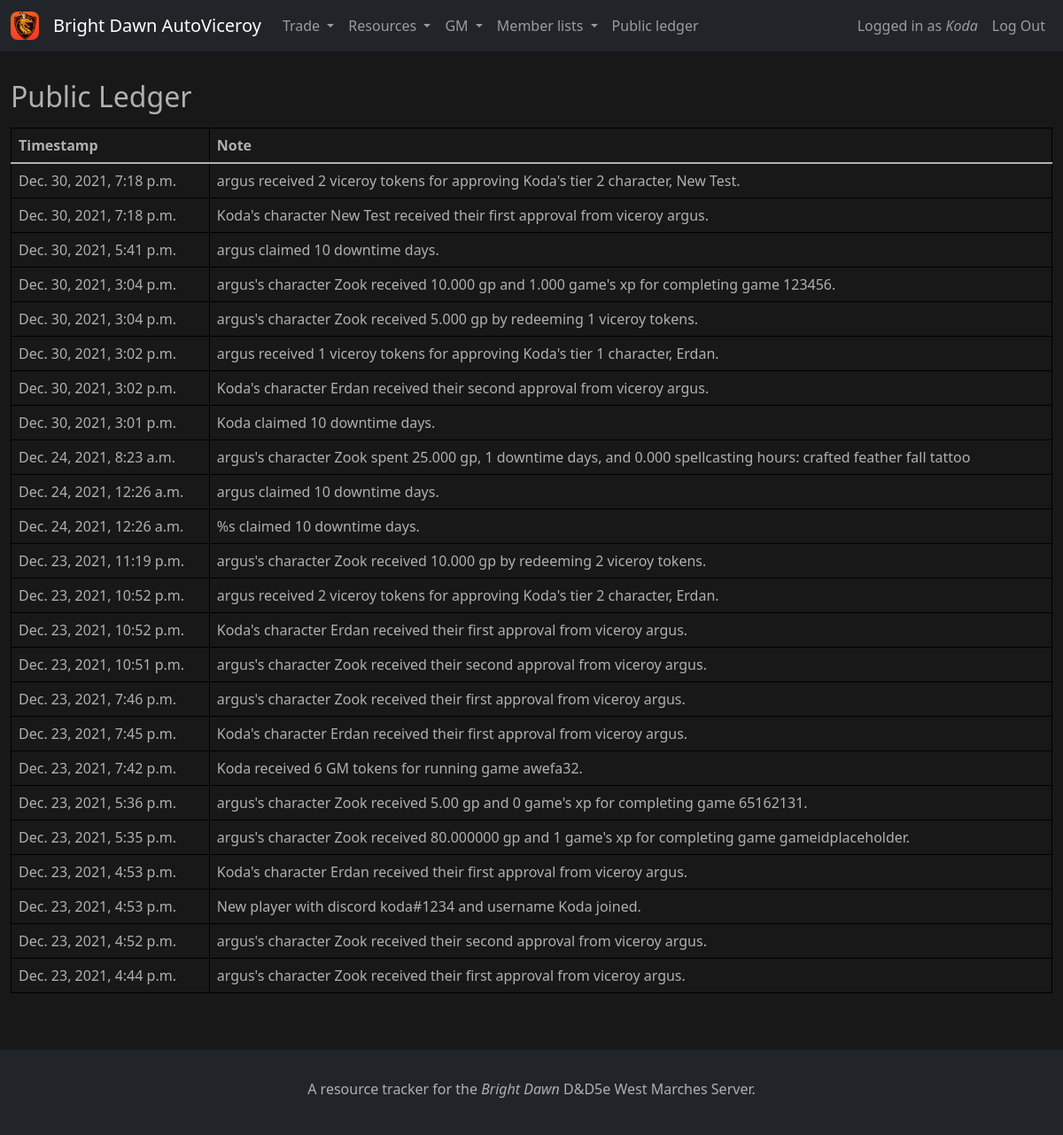
Screenshot of /resource_tracker/ledger/ (signed in) with the database file from the repository.
### resource_tracker/models.py (models this page shows, shortened)
class LedgerLog(models.Model):
    created = models.DateTimeField(auto_now_add=True)
    note = models.CharField(max_length=500)

### resource_tracker/views.py (the view)
# urls.py: path('ledger/', views.ledger, name='ledger'),
def ledger(request):
    if not request.user.is_authenticated:
        raise PermissionDenied()
    context = alwaysContext(request)
    context["logs"] = LedgerLog.objects.all().order_by("-created")
    return render(request, "ledger.html", context)

### brightdawn/views.py (called while the page is built)
def lastSundayMidnight():
    today = datetime.date.today()
    idx = (today.weekday() + 1) % 7
    last_sunday = today - datetime.timedelta(idx)
    last_sunday = datetime.datetime.combine(last_sunday, datetime.datetime.min.time())
    last_sunday = pytz.timezone("US/Eastern").localize(last_sunday)
    return last_sunday

def alwaysContext(request):
    user_player = Player.objects.get(user=request.user)
    if user_player.last_spellcaster_claim < lastSundayMidnight():
        user_player.spellcaster_hours = 24
        user_player.last_spellcaster_claim = datetime.datetime.now()
        user_player.save()
    return {
        "user_player" : user_player
    }

### resource_tracker/templates/ledger.html (shortened to what this page needs)
{% extends "base.html" %}
{% block page_title %}
Public Ledger
{% endblock %}
{% block body %}
<table class="table">
    <thead>
        <tr>
            <th>Timestamp</th>
            <th>Note</th>
        </tr>
    </thead>
    <tbody>
        {% for log in logs %}
        <tr>
            <td>{{log.created}}</td>
            <td>{{log.note}}</td>
        </tr>
        {% endfor %}
    </tbody>
</table>
{% endblock %}

### templates/base.html (shortened to what this page needs)
{% load static %}
<html>
    <link rel="stylesheet" href="https://cdn.jsdelivr.net/npm/bootstrap@5.1.3/dist/css/bootstrap.min.css">
    <link rel="stylesheet" href="https://pro.fontawesome.com/releases/v5.10.0/css/all.css">
    <link rel="stylesheet" href="{% static 'main.css' %}">
<body>
    <nav class="navbar navbar-expand-lg navbar-dark bg-dark mb-3">
        <div class="container container-fluid">
            <a class="navbar-brand d-flex flex-row align-items-center" href="{% url 'home' %}">
                <img src="{% static 'img/logo.png' %}" style="width: 2rem; border-radius: 25%;">
                <span class="ms-3">Bright Dawn AutoViceroy</span>
            </a>
            <div class="collapse navbar-collapse" id="navbarNav">
                <ul class="navbar-nav d-flex" style="flex: 2 2 auto">
                    {% if user.is_authenticated %}
                    <li class="nav-item dropdown">
                        <a class="nav-link dropdown-toggle" href="#" id="navbarDropdownTrade" role="button" data-bs-toggle="dropdown" aria-expanded="false">
                            Trade
                        </a>
                    </li>
                    <li class="nav-item dropdown">
                        <a class="nav-link dropdown-toggle" href="#" id="navbarDropdownClaim" role="button" data-bs-toggle="dropdown" aria-expanded="false">
                            Resources
                        </a>
                    </li>
                    {% if user_player.isGM %}
                    <li class="nav-item dropdown">
                        <a class="nav-link dropdown-toggle" href="#" id="navbarDropdownGM" role="button" data-bs-toggle="dropdown" aria-expanded="false">
                            GM
                        </a>
                    </li>
                    {% endif %}
                    {% if user_player.isGM or user_player.isViceroy %}
                    <li class="nav-item dropdown">
                        <a class="nav-link dropdown-toggle" href="#" id="navbarDropdownLists" role="button" data-bs-toggle="dropdown" aria-expanded="false">
                            Member lists
                        </a>
                    </li>
                    {% endif %}
                    <li class="nav-item"><a class="nav-link" href="{% url 'resource_tracker:ledger' %}">Public ledger</a></li>
                    <div class="d-flex flex-sm-row flex-column" style="flex: 2 2 auto; justify-content: flex-end;">
                        <li class="nav-item"><a class="nav-link" href="{% url 'resource_tracker:my_account' %}">Logged in as <i>{{user.username}}</i></a></li>
                        <a class="nav-link" href="{% url 'authentication:logout' %}">Log Out</a>
                        {% else %}
                        <li class="nav-item"><a class="nav-link" href="{% url 'authentication:login' %}">Log In</a></li>
                        {% endif %}
                    </div>
                </ul>
            </div>
        </div>
    </nav>
    <div class="content">
        <div class="container">
            <h2 class="mt-3 mb-3">{% block page_title %}{% endblock %}</h2>
            {% block body %}
            {% endblock %}
        </div>
    </div>
    <div id="footer" class="bg-dark mt-5">
        <div class="container" style="text-align: center;">
            <div class="mb-2">A resource tracker for the <i>Bright Dawn</i> D&D5e West Marches Server.</div>
        </div>
    </div>
</body>
</html>

### static/main.css (style rules this page uses)
:root { --superdarkgray: #181818; --offwhite: #b0b0b0; }
table { color: var(--offwhite) !important; }
table th, table td { border: black 1px solid; border-collapse: collapse; padding: 0 10px; text-align: left; }
body { background-color: var(--superdarkgray); color: var(--offwhite); display: flex; flex-direction: column; height: 100%; }
.container { max-width: 80rem; }
.content { flex: 2 2 auto; }
#footer { padding: 2rem 0; }

### rows the page displays
LedgerLog: created "Dec. 30, 2021, 7:18 p.m.", note "argus received 2 viceroy tokens for approving Koda's tier 2 character, New Test."
LedgerLog: created "Dec. 30, 2021, 7:18 p.m.", note "Koda's character New Test received their first approval from viceroy argus."
LedgerLog: created "Dec. 30, 2021, 5:41 p.m.", note "argus claimed 10 downtime days."
LedgerLog: created "Dec. 30, 2021, 3:04 p.m.", note "argus's character Zook received 10.000 gp and 1.000 game's xp for completing game 123456."
LedgerLog: created "Dec. 30, 2021, 3:04 p.m.", note "argus's character Zook received 5.000 gp by redeeming 1 viceroy tokens."
LedgerLog: created "Dec. 30, 2021, 3:02 p.m.", note "argus received 1 viceroy tokens for approving Koda's tier 1 character, Erdan."
LedgerLog: created "Dec. 30, 2021, 3:02 p.m.", note "Koda's character Erdan received their second approval from viceroy argus."
LedgerLog: created "Dec. 30, 2021, 3:01 p.m.", note "Koda claimed 10 downtime days."
LedgerLog: created "Dec. 24, 2021, 8:23 a.m.", note "argus's character Zook spent 25.000 gp, 1 downtime days, and 0.000 spellcasting hours: crafted feather fall tattoo"
LedgerLog: created "Dec. 24, 2021, 12:26 a.m.", note "argus claimed 10 downtime days."
LedgerLog: created "Dec. 24, 2021, 12:26 a.m.", note "%s claimed 10 downtime days."
LedgerLog: created "Dec. 23, 2021, 11:19 p.m.", note "argus's character Zook received 10.000 gp by redeeming 2 viceroy tokens."
LedgerLog: created "Dec. 23, 2021, 10:52 p.m.", note "argus received 2 viceroy tokens for approving Koda's tier 2 character, Erdan."
LedgerLog: created "Dec. 23, 2021, 10:52 p.m.", note "Koda's character Erdan received their first approval from viceroy argus."
LedgerLog: created "Dec. 23, 2021, 10:51 p.m.", note "argus's character Zook received their second approval from viceroy argus."
LedgerLog: created "Dec. 23, 2021, 7:46 p.m.", note "argus's character Zook received their first approval from viceroy argus."
LedgerLog: created "Dec. 23, 2021, 7:45 p.m.", note "Koda's character Erdan received their first approval from viceroy argus."
LedgerLog: created "Dec. 23, 2021, 7:42 p.m.", note "Koda received 6 GM tokens for running game awefa32."
LedgerLog: created "Dec. 23, 2021, 5:36 p.m.", note "argus's character Zook received 5.00 gp and 0 game's xp for completing game 65162131."
LedgerLog: created "Dec. 23, 2021, 5:35 p.m.", note "argus's character Zook received 80.000000 gp and 1 game's xp for completing game gameidplaceholder."
LedgerLog: created "Dec. 23, 2021, 4:53 p.m.", note "Koda's character Erdan received their first approval from viceroy argus."
LedgerLog: created "Dec. 23, 2021, 4:53 p.m.", note "New player with discord koda#1234 and username Koda joined."
LedgerLog: created "Dec. 23, 2021, 4:52 p.m.", note "argus's character Zook received their second approval from viceroy argus."
LedgerLog: created "Dec. 23, 2021, 4:44 p.m.", note "argus's character Zook received their first approval from viceroy argus."

### other values shown
{{ user.username }} "Koda"
